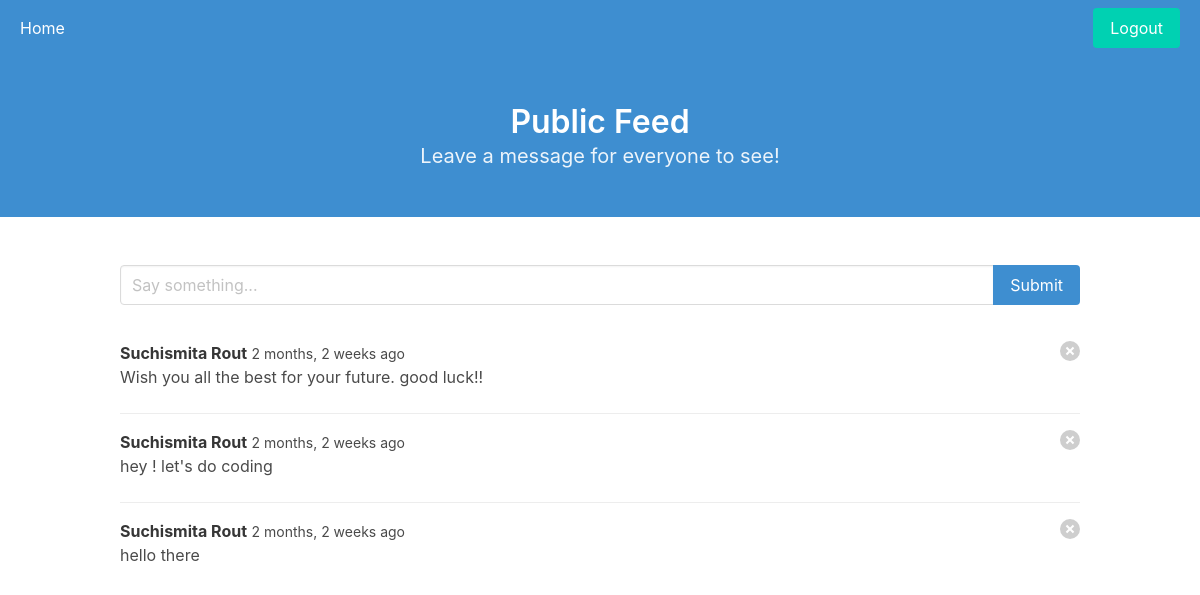
The app's page / (signed in) with its own data.
### feedapp/models.py (models this page shows, shortened)
class Post(models.Model):
    user = models.ForeignKey(settings.AUTH_USER_MODEL, on_delete=models.CASCADE)
    text = models.CharField(max_length=280)
    date_posted = models.DateTimeField(auto_now_add=True)
    hidden = models.BooleanField(default=False)
    date_hidden = models.DateTimeField(blank=True, null=True)
    hidden_by = models.ForeignKey(settings.AUTH_USER_MODEL,on_delete=models.CASCADE, blank=True, null=True, related_name='mod_who_hid')

class User(AbstractUser):
    pass

### feedapp/views.py (the view)
# urls.py: path('', views.index, name='index'),
def index(request):
    print("request user:{}".format(request.user))
    print("user name:{}".format(request.user.first_name))
    print("check authentication:{}".format(request.user.is_authenticated))
    if request.method == 'POST':
        form = PostForm(request.POST)
        if form.is_valid():
            post = form.save(commit=False)
            post.user = request.user
            post.save()
            return redirect('index')
    else:
        form = PostForm()
        posts = Post.objects.filter(hidden=False).order_by('-date_posted').all()
    context = {'form': form, 'posts' : posts}
    return render(request, 'index.html', context)

### feedapp/forms.py
class PostForm(ModelForm):
  class Meta:
    model = Post
    fields = ['text']
    widgets = {
      'text': TextInput(attrs={'class' : 'input', 'placeholder' : 'Say something...'}),
    }

### feedapp/templates/index.html (shortened to what this page needs)
{% extends 'base.html' %}
{% load humanize %}
{% block main_title %}Public Feed{% endblock %}
{% block sub_title %}Leave a message for everyone to see!{% endblock %}
{% block content %}
<AmpContent>
<form method="POST">
  <article class="media">
    <div class="media-content">
      <div class="field">
        <p class="control">
          <div class="field has-addons">
            <div class="control is-expanded">
              {{ form.text }}
            </div>
            <div class="control">
              <button class="button is-info">Submit</button>
            </div>
          </div>
        </p>
      </div>
    </div>
  </article>
</form>
</AmpContent>
{% if request.user.is_authenticated %}
    <AmpContent>
          {% for post in posts %}
            <article class="media mt-5">
              <div class="media-content">
                <div class="content">
                  <p>
                    <strong>{{ post.user.first_name }} {{ post.user.last_name }}</strong>
                    <small>{{ post.date_posted|naturaltime }}</small>
                    <br>
                    {{ post.text }}
                  </p>
                </div>
              </div>
              <AmpContent>
                <div class="media-right">
                  <a href="{% url 'delete_post' post.id %}" class="delete"></a>
                </div>
              </AmpContent>
           </article>
          {% endfor %}
</AmpContent>
{% endif %}
{% endblock %}

### feedapp/templates/base.html (shortened to what this page needs)
<!DOCTYPE html>
<html>
  <head>
    <link rel="stylesheet" href="https://cdn.jsdelivr.net/npm/bulma@0.9.0/css/bulma.min.css">
  </head>
  <body>
  <section class="hero is-info">
      <div class="hero-head">
        <nav class="navbar" role="navigation" aria-label="main navigation">
          <div id="navbarBasicExample" class="navbar-menu">
            <div class="navbar-start pl-2">
              <a href="/" class="navbar-item">Home</a>
            </div>
            <div class="navbar-end pr-2">
              <div class="navbar-item" >
                <div class="buttons">
                  {% if request.user.is_authenticated %}
                    <AmpContent>
                        <a class="button is-primary" href="/logout/">Logout</a>
                    </AmpContent>
                  {% else %}
                    <NonAmpContent>
                      <a class="button is-primary" href="/login/auth0">Login</a>
                    </NonAmpContent>
                  {% endif %}
                </div>
              </div>
            </div>
          </div>
        </nav>
        <div class="hero-body">
          <div class="container has-text-centered">
            <p class="title">{% block main_title %}{% endblock %}</p>
            <p class="subtitle">{% block sub_title %}{% endblock %}</p>
          </div>
        </div>
      </div>
    </section>
    <section class="section">
      <div class="container">
        {% block content %}{% endblock %}
      </div>
    </section>
  </body>
</html>

### records on screen
Post: user.first_name "Suchismita", user.last_name "Rout", date_posted "2 months, 2 weeks ago", text "Wish you all the best for your future. good luck!!"
Post: user.first_name "Suchismita", user.last_name "Rout", date_posted "2 months, 2 weeks ago", text "hey ! let's do coding"
Post: user.first_name "Suchismita", user.last_name "Rout", date_posted "2 months, 2 weeks ago", text "hello there"
